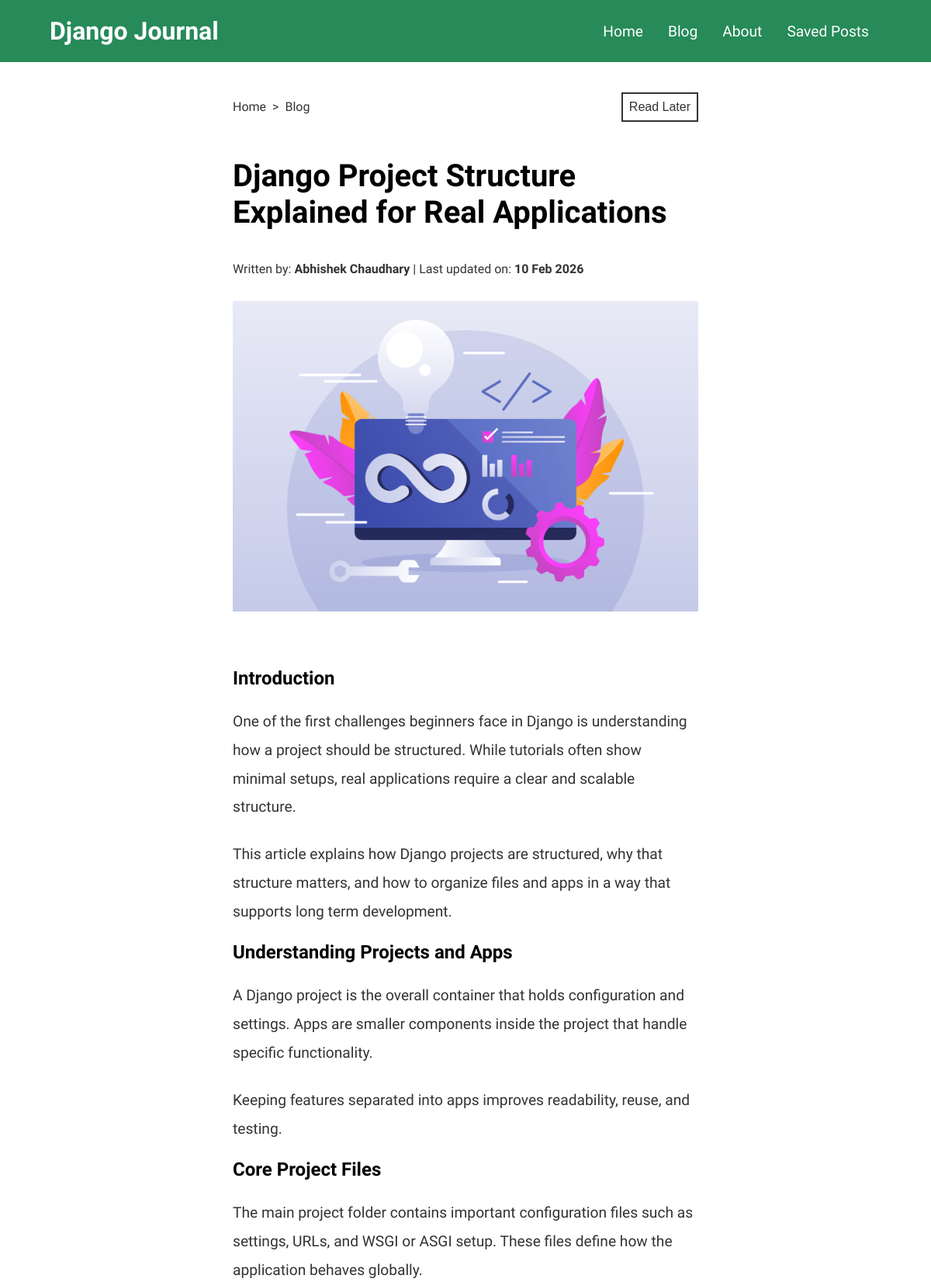
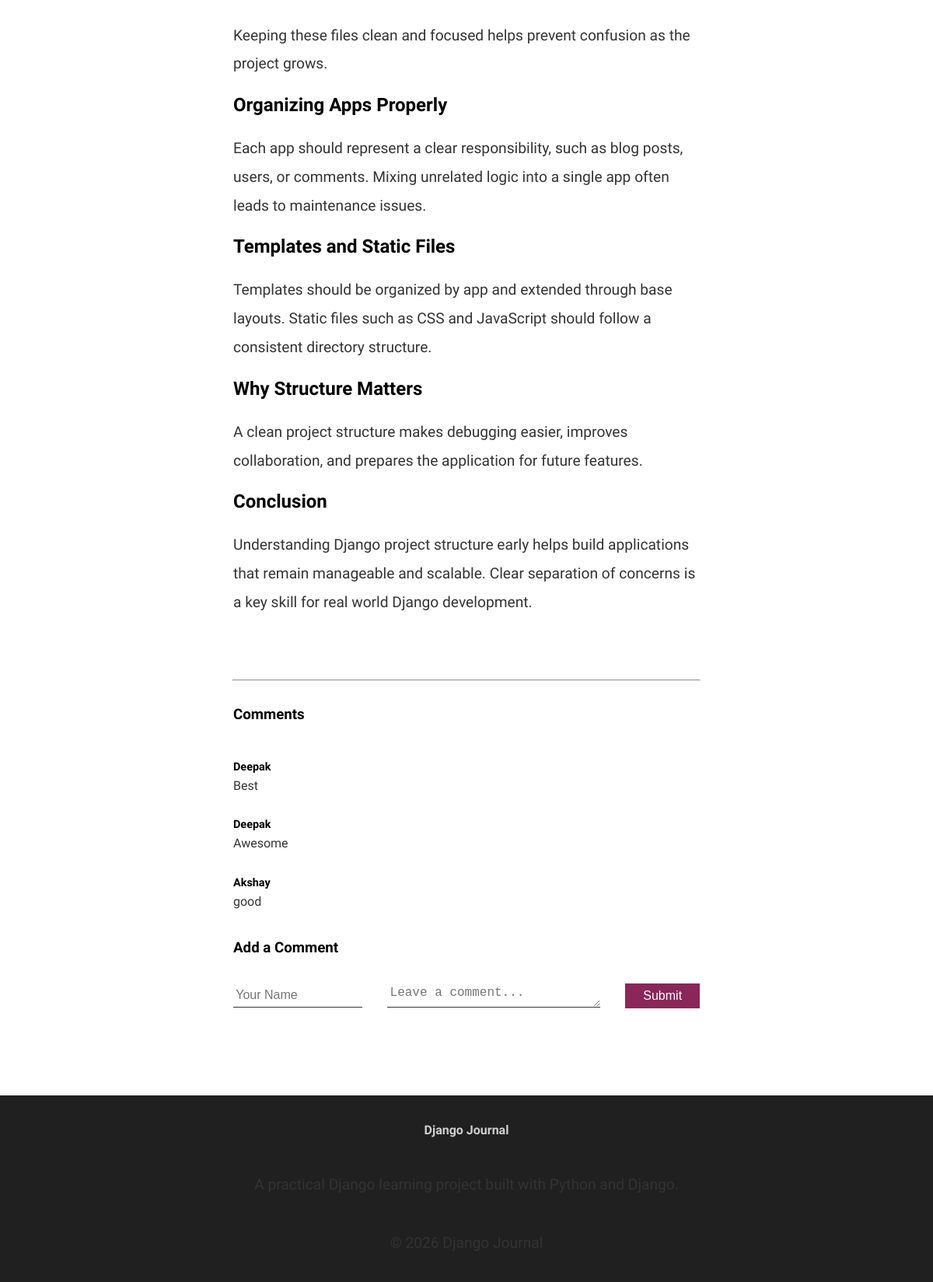
The page /blog/django-project-structure-explained on the database its author committed (2 pictures, top to bottom).
### blog/models.py (models this page shows, shortened)
class Post(models.Model):
    title = models.CharField(max_length=200)
    author = models.ForeignKey(Author, on_delete=models.SET_NULL, null=True)
    date = models.DateField(auto_now=True)
    slug = models.SlugField(unique=True, db_index=True)
    excerpt = models.CharField(max_length=200)
    content = models.TextField(validators=[MinLengthValidator(10)])
    image = models.ImageField(upload_to="images/", default="images/7090544.jpg")
    tags = models.ManyToManyField(Tag)

class Author(models.Model):
    f_name = models.CharField(max_length=50)
    l_name = models.CharField(max_length=50)
    email_address = models.EmailField(null=True)
    def __str__(self):
        return f"{self.f_name} {self.l_name}"

class Comment(models.Model):
    user_name = models.CharField(max_length=100)
    comment = models.TextField()
    post = models.ForeignKey(Post, on_delete=models.CASCADE, related_name="comments")

### blog/views.py (the view, shortened to what this page needs)
# urls.py: path("blog/<slug:slug>", views.BlogDetailView.as_view(), name="blog-detail")
class BlogDetailView(View):
    def is_saved_for_later(self, request, post_id):
        saved_posts = request.session.get("saved_posts")
        if saved_posts is not None:
            is_saved_for_later = post_id in saved_posts
        else:
            is_saved_for_later = False
        return is_saved_for_later
    def get(self, request, slug):
        post = Post.objects.get(slug=slug)
        context = {
            "blog_detail": post,
            "form": CommentForm(),
            "is_saved_for_later": self.is_saved_for_later(request, post.id)
        }
        return render(request, "blog/blog_detail.html", context)

### blog/forms.py
class CommentForm(forms.ModelForm):
    class Meta:
        model = Comment
        exclude = ["post"]
        widgets = {
                'user_name': forms.TextInput(attrs={
                    'class': 'user-name-field',
                    'placeholder': 'Your Name'
                }),
                'comment': forms.Textarea(attrs={
                    'class': 'comment-field',
                    'placeholder': 'Leave a comment...'
                })
                }

### blog/templates/blog/blog_detail.html (shortened to what this page needs)
{% extends "base.html" %}
{% load static %}
{% block css_files %}
    <link rel="stylesheet" href="{% static 'blog/styles.css' %}">
    <link rel="stylesheet" href="{% static 'blog/header.css' %}">
    <link rel="stylesheet" href="{% static 'blog/footer.css' %}">
    <link rel="stylesheet" href="{% static 'blog/blog_detail.css' %}">
{% endblock %}
{% block content %}
    {% include "./includes/header.html" %}
    <div class="top-section">
        <div class="breadcrumb">
            <ul>
                <li><a href="{% url 'index-page' %}" >Home</a></li>
                <li><a href="{% url 'blog-page' %}" >Blog</a></li>
            </ul>
        </div>
        <div class="read-later">
            <form action="{% url 'read-later' %}" method="POST">
                {% if not is_saved_for_later %}
                    <input type="submit" class="read-later-button" value="Read Later">
                {% else %}
                    <input type="submit" class="read-later-button" value="Remove from Read Later">
                {% endif %}
            </form>
        </div>
    </div>
        <main>
            <article>
                <section>
                    <h1>{{ blog_detail.title }}</h1>
                    <span class="author">Written by: <span class="strong">{{ blog_detail.author }}</span> </span>
                    <span class="modify-date">| Last updated on: <time class="strong">{{ blog_detail.date|date:"d M Y"}}</time></span>
                    <div class="blog-img-container">
                        <img class="blog-img" src="{{ blog_detail.image.url }}" alt="{{ blog_detail.title }}" >
                    </div>
                </section>
                <section>
                    {{ blog_detail.content|safe }}
                </section>
            </article>
        </main>
        <hr>
        <section class="comment-section">
            <div class="comment-list">
                <h3>Comments</h3>
                <ul>
                    {% if blog_detail.comments.all %}
                        {% for comment in blog_detail.comments.all %}
                            <li>
                                <h5>{{ comment.user_name }}</h5>
                                <p>{{ comment.comment }}</p>
                            </li>
                        {% endfor %}
                    {% else %}
                        <li>
                            <p>No comments yet...</p>
                        </li>
                    {% endif %}
                </ul>
            <div>
                <h3>Add a Comment</h3>
                <form id="comment-form" action="{% url "blog-detail" blog_detail.slug %}" method="POST">
                {% for field in form %}
                    {{ field }}
                {% endfor %}
                <button>Submit</button>
            </form>
        </section>
    {% include "./includes/footer.html" %}
{% endblock %}

### static/styles.css (style rules this page uses)
:root { --primary-color: #268A59; --accent-color: #8A2658; --text-color: #333333; }
html { font-family: "Google Sans", sans-serif; scroll-behavior: smooth; }
body { margin: 0; }
p { color: var(--text-color); font-size: 1.2rem; margin-top: 1.5rem; line-height: 2rem; }

### blog/static/blog/styles.css (style rules this page uses)
:root { --primary-color: #268A59; --accent-color: #8A2658; --text-color: #333333; --primary-text-color: #383838; }

### blog/static/blog/header.css (style rules this page uses)
:root { --primary-color: #268A59; --accent-color: #8A2658; --text-color: #333333; }

### blog/static/blog/blog_detail.css (style rules this page uses)
:root { --primary-color: #268A59; --accent-color: #8A2658; --text-color: #333333; --primary-text-color: #383838; }
.top-section { display: flex; justify-content: space-between; padding-top: 2rem; align-items: center; }
.top-section .breadcrumb ul { display: flex; list-style-type: none; margin: 1rem 0; padding: 0 }
.top-section .breadcrumb ul li a { margin-right: 1rem; text-decoration: none; color: var(--text-color); }
.top-section .breadcrumb ul li:not(:last-child) a::after { content: ">"; position: relative; left: .5rem; }
.top-section form { padding: 0; }
.top-section .read-later-button { background-color: transparent; width: auto; color: var(--text-color); border: 2px solid var(--text-color); font-size: 1rem; padding: .5rem .5rem; transition: all .5s ease; }
main, .comment-section, hr, .top-section { max-width: 50%; margin: 0 auto; }
hr { margin-bottom: 2rem; margin-top: 5rem; }
article h1 { font-size: 2.5rem; }
section .blog-img-container { padding: 2rem 0 3rem 0; }
section .blog-img-container img { width: 100%; }
article span { font-size: 1rem; color: var(--text-color); }
article span .strong { font-weight: bold; }
article p { font-size: 1.2rem; line-height: 2.3rem; color: var(--text-color); }
form { display: flex; padding-top: 1rem; }
form .user-name-field { width: 10rem; height: 1.5rem; border: 1px solid var(--text-color); padding: .2rem; margin-right: 2rem; border: none; border-bottom: 1px solid var(--text-color); font-size: 1rem; outline: none; }
form .comment-field { font-size: 1rem; outline: none; margin-right: 2rem; padding: .2rem; height: 1.5rem; width: 20rem; border: none; border-bottom: 1px solid var(--text-color); }
form button { width: 7rem; height: 2rem; font-size: 1rem; color: white; border: none; background-color: var(--accent-color); cursor: pointer; }
.comment-list ul { list-style-type: none; padding: 0; margin: 2rem 0; margin-top: 3rem; }
.comment-list ul li { margin: 0; margin-bottom: 1.6rem; }
.comment-list ul h5 { font-size: .9rem; margin: 0; }
.comment-list ul p { font-size: 1rem; margin: 0; }
.comment-section { margin-bottom: 7rem; }

### rows shown on the page
Post: title "Django Project Structure Explained for Real Applications", author "Abhishek Chaudhary", date "10 Feb 2026", image (picture), content "Introduction One of the first challenges beginners face in Django is understanding how a project should be structured. While tutorials often show minimal setups, real applications require a clear and scalable structure. This article explains how Django projects are structured, why that structure matters, and how to organize files and apps in a way that supports long term development. Understanding Projects and Apps A Django project is the overall container that holds configuration and settings. Apps are smaller components inside the project that handle specific functionality. Keeping features separated into apps improves readability, reuse, and testing. Core Project Files The main project…"
Comment: user_name "Deepak", comment "Best"
Comment: user_name "Deepak", comment "Awesome"
Comment: user_name "Akshay", comment "good"
